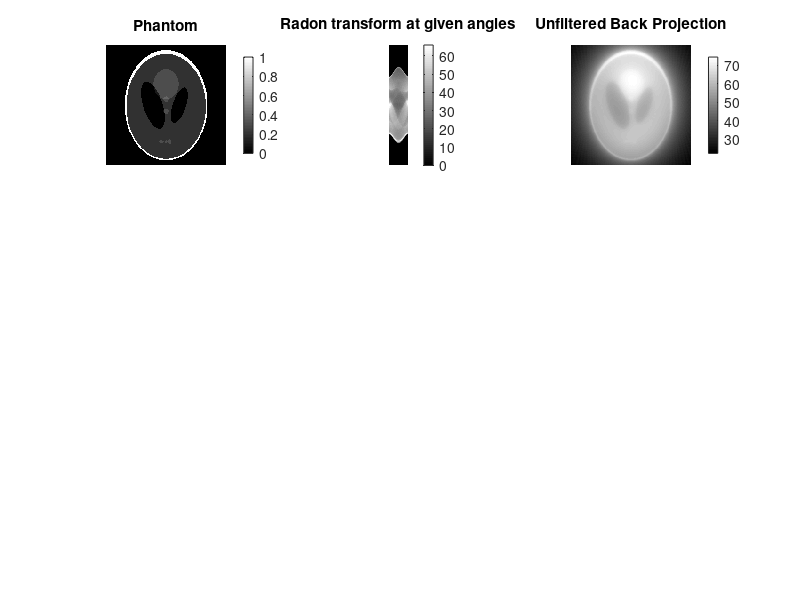

Write the MATLAB code that produced this figure. (Note: this script raises an error after producing the figure.)

%% Part a 
f = phantom(256);
theta = linspace(0,177,60);
R = radon(f,theta);
backPro = iradon(R,theta,'linear','none',1,256);
figure;
subplot(3,3,1)
imshow(f,[]);
colorbar;
title('Phantom');
subplot(3,3,2)
imshow(R,[]);
colorbar;
title('Radon transform at given angles');
subplot(3,3,3)
imshow(backPro,[]);
colorbar;
title('Unfiltered Back Projection');

%% Showing plots are different filters at w_max and w_max/2 
% Ram Lak Filter
R_filt_rlk = myFilter(R,'ram-lak',1); % L = w_max
backPro_rlk_1 = iradon(R_filt_rlk,theta,'linear','none',1,256)/2;
R_filt_rlk = myFilter(R,'ram-lak',0.5); % L = w_max/2
backPro_rlk_2 = iradon(R_filt_rlk,theta,'linear','none',1,256)/2;

% Shepp Logan Filter 
R_filt_shepp = myFilter(R,'shepp-logan',1); % L = w_max
backPro_shepp_1 = iradon(R_filt_shepp,theta,'linear','none',1,256)/2;
R_filt_shepp = myFilter(R,'shepp-logan',0.5); %  L = w_max/2
backPro_shepp_2 = iradon(R_filt_shepp,theta,'linear','none',1,256)/2;

% Cosine Filter
R_filt_cos = myFilter(R,'cos',1); % L = w_max
backPro_cos_1 = iradon(R_filt_cos,theta,'linear','none',1,256)/2;
R_filt_cos = myFilter(R,'cos',0.5); %  L = w_max/2
backPro_cos_2 = iradon(R_filt_cos,theta,'linear','none',1,256)/2;

subplot(3,3,4)
imshow(backPro_rlk_1,[]);
title('L = w_{max} Ramlak Filter');
colorbar;

subplot(3,3,5)
imshow(backPro_shepp_1,[]);
title('L = w_{max} Shepp Logan Filter');
colorbar;

subplot(3,3,6)
imshow(backPro_cos_1,[]);
title('L = w_{max} Cosine Filter');
colorbar;

subplot(3,3,7)
imshow(backPro_rlk_2,[]);
title('L = w_{max}/2 Ramlak Filter');
colorbar;

subplot(3,3,8)
imshow(backPro_shepp_2,[]);
title('L = w_{max}/2 Shepp Logan Filter');
colorbar;

subplot(3,3,9)
imshow(backPro_cos_2,[]);
title('L = w_{max}/2 Cosine Filter');
colorbar;
suptitle('Q2 - part a . Maximize the fig for better view');


%% Part b
S0 = f;
S1 = conv2 (f, fspecial ('gaussian', 11, 1), 'same');
S5 = conv2 (f, fspecial ('gaussian', 51, 5), 'same');

figure;
subplot(1,3,1)
imshow(S0,[]);
title('S0');

subplot(1,3,2)
imshow(S1,[]);
title('S1');

subplot(1,3,3)
imshow(S5,[]);
title('S5');
suptitle('Q2 Part b');

% radon transforms
Rd_S0 = radon(S0,theta);
Rd_S1 = radon(S1,theta);
Rd_S5 = radon(S5,theta);

% Backprojections
R0 = iradon(Rd_S0,theta,'linear','Ram-Lak',1,256);
R1 = iradon(Rd_S1,theta,'linear','Ram-Lak',1,256);
R5 = iradon(Rd_S5,theta,'linear','Ram-Lak',1,256);

rrmse_S0 = norm(S0 - R0,'fro')/norm(S0,'fro');
rrmse_S1 = norm(S1 - R1,'fro')/norm(S1,'fro');
rrmse_S5 = norm(S5 - R5,'fro')/norm(S5,'fro');

disp(strcat('RRMSE for S0: ', num2str(rrmse_S0)));
disp(strcat('RRMSE for S1: ', num2str(rrmse_S1)));
disp(strcat('RRMSE for S5: ', num2str(rrmse_S5)));
disp(' The RRMSE is least for S5 since it is the most blurred image. Blurring results in attenuating high frequency components in the image.  The reconstruction error stems from the fact that the ram-lak filter clips of frequencies higher than a certain threshold. Since the most blurred image will have the most attenuated high frequency components, the reconstruction error will be the least for it after filtered backprojection using Ram Lak filter'); 

%% Part c
L_arr = [1e-3:1e-3:1];

for i=1:1000
    R0 = iradon(Rd_S0,theta,'linear','Ram-Lak',L_arr(i),256);
    R1 = iradon(Rd_S1,theta,'linear','Ram-Lak',L_arr(i),256);
    R5 = iradon(Rd_S5,theta,'linear','Ram-Lak',L_arr(i),256);

    err_S0(i) = norm(S0 - R0,'fro')/norm(S0,'fro');
    err_S1(i) = norm(S1 - R1,'fro')/norm(S1,'fro');
    err_S5(i) = norm(S5 - R5,'fro')/norm(S5,'fro');
end

figure;
plot(err_S0);
hold on;
plot(err_S1);
hold on;
plot(err_S5);
legend('S0','S1','S5');
title('RRMSE plots for S1 S2 and S5 across different values of L - Q2 Part c');
